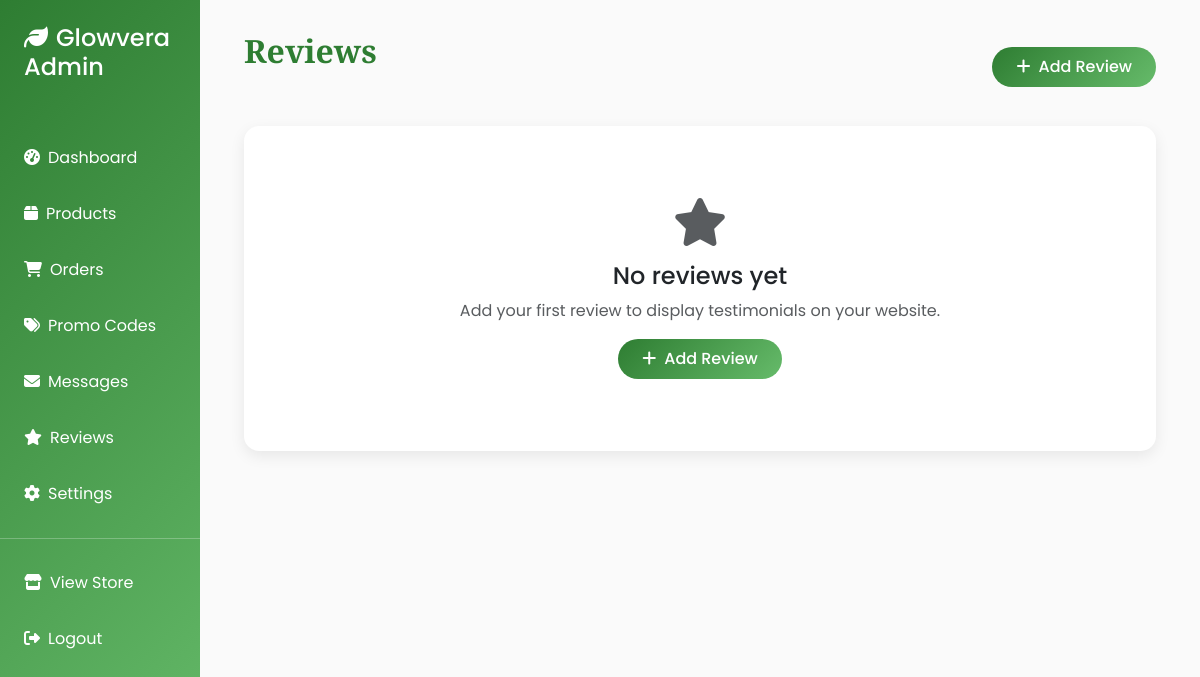
The app's page /admin/reviews (signed in), older data.
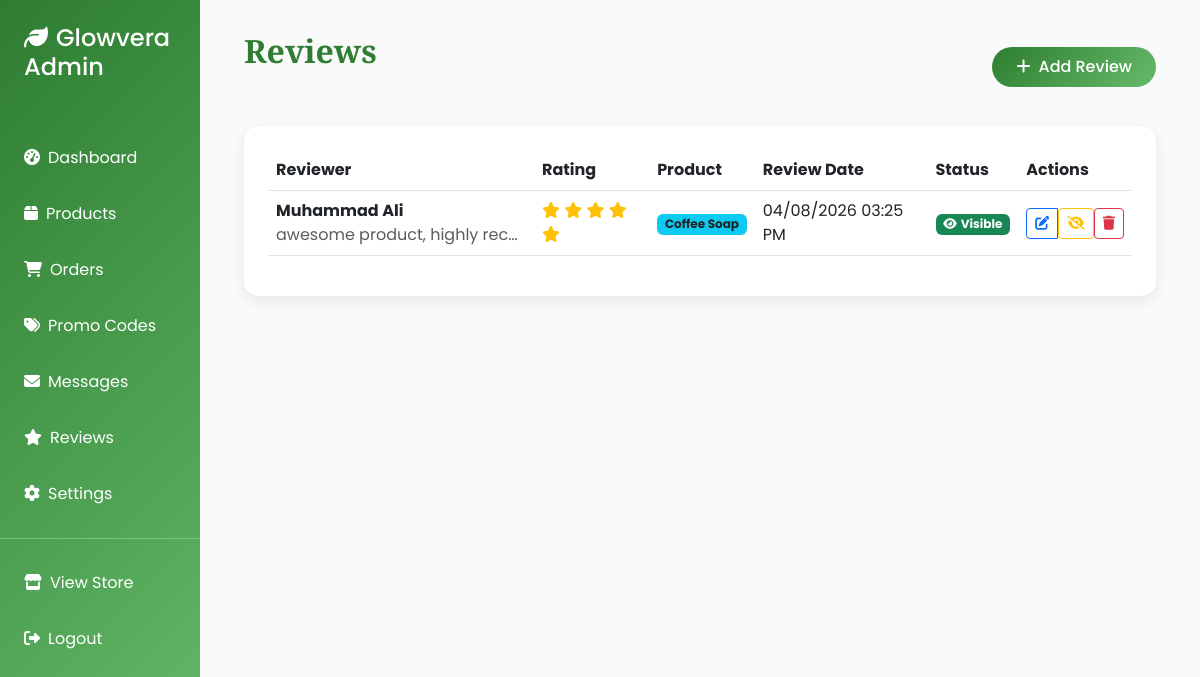
The same page, newer data.
### app.py (models this page shows)
class Review(db.Model):
    id = db.Column(db.Integer, primary_key=True)
    reviewer_name = db.Column(db.String(100), nullable=False)
    rating = db.Column(db.Integer, nullable=False)  # 1-5 stars
    review_text = db.Column(db.Text, nullable=False)
    review_date = db.Column(db.DateTime, nullable=False)  # Manually set by admin
    product_id = db.Column(db.Integer, db.ForeignKey('product.id'), nullable=True)  # Optional product link
    is_visible = db.Column(db.Boolean, default=True)
    created_at = db.Column(db.DateTime, default=datetime.utcnow)
    product = db.relationship('Product', backref='reviews')

class Product(db.Model):
    id = db.Column(db.Integer, primary_key=True)
    name = db.Column(db.String(100), nullable=False)
    description = db.Column(db.Text, nullable=False)
    price = db.Column(db.Float, nullable=False)
    image_url = db.Column(db.String(200))
    category = db.Column(db.String(50), nullable=False)
    stock_quantity = db.Column(db.Integer, default=0)
    ingredients = db.Column(db.Text)
    weight_grams = db.Column(db.Integer)
    is_featured = db.Column(db.Boolean, default=False)
    created_at = db.Column(db.DateTime, default=datetime.utcnow)

### app.py (the view)
@app.route('/admin/reviews')
@admin_required
def admin_reviews():
    reviews = Review.query.order_by(Review.review_date.desc()).all()
    return render_template('admin_reviews.html', reviews=reviews)

### app.py (called while the page is built)
@app.context_processor
def utility_processor():
    def format_price(price):
        if not price:
            price = 0
        symbol = NATIVE_CURRENCY['symbol']
        return f"{symbol} {int(price):,}"
    return dict(format_price=format_price, currency=NATIVE_CURRENCY)

@login_manager.user_loader
def load_user(user_id):
    return User.query.get(int(user_id))

def admin_required(f):
    @wraps(f)
    def decorated_function(*args, **kwargs):
        if not current_user.is_authenticated or not current_user.is_admin:
            flash('Unauthorized access. Admin privileges required.', 'error')
            return redirect(url_for('index'))
        return f(*args, **kwargs)
    return decorated_function

@app.after_request
def add_security_headers(response):
    response.headers['X-Content-Type-Options'] = 'nosniff'
    response.headers['X-Frame-Options'] = 'SAMEORIGIN'
    response.headers['X-XSS-Protection'] = '1; mode=block'
    if not app.debug:
        response.headers['Strict-Transport-Security'] = 'max-age=31536000; includeSubDomains'
    return response

### templates/admin_reviews.html (shortened to what this page needs)
{% extends 'admin_base.html' %}
{% block admin_content %}
<div class="d-flex justify-content-between align-items-center mb-4">
    <h1 class="admin-title">Reviews</h1>
    <a href="{{ url_for('admin_add_review') }}" class="btn btn-primary">
        <i class="fas fa-plus me-2"></i>Add Review
    </a>
</div>
<div class="table-card">
    {% if reviews %}
    <div class="table-responsive">
        <table class="table table-hover align-middle">
            <thead>
                <tr>
                    <th>Reviewer</th>
                    <th>Rating</th>
                    <th>Product</th>
                    <th>Review Date</th>
                    <th>Status</th>
                    <th>Actions</th>
                </tr>
            </thead>
            <tbody>
                {% for review in reviews %}
                <tr>
                    <td>
                        <strong>{{ review.reviewer_name }}</strong>
                        <div class="text-muted text-truncate" style="max-width: 250px;">{{ review.review_text }}</div>
                    </td>
                    <td>
                        <div class="text-warning">
                            {% for i in range(review.rating) %}
                            <i class="fas fa-star"></i>
                            {% endfor %}
                        </div>
                    </td>
                    <td>
                        {% if review.product %}
                            <span class="badge bg-info text-dark">{{ review.product.name }}</span>
                        {% else %}
                            <span class="text-muted">General</span>
                        {% endif %}
                    </td>
                    <td>{{ review.review_date.strftime('%m/%d/%Y %I:%M %p') }}</td>
                    <td>
                        {% if review.is_visible %}
                            <span class="badge bg-success"><i class="fas fa-eye me-1"></i>Visible</span>
                        {% else %}
                            <span class="badge bg-secondary"><i class="fas fa-eye-slash me-1"></i>Hidden</span>
                        {% endif %}
                    </td>
                    <td>
                        <div class="btn-group" role="group">
                            <a href="{{ url_for('admin_edit_review', review_id=review.id) }}" class="btn btn-sm btn-outline-primary" title="Edit">
                                <i class="fas fa-edit"></i>
                            </a>
                            <form method="POST" action="{{ url_for('admin_toggle_review', review_id=review.id) }}" class="d-inline">
                                <button type="submit" class="btn btn-sm {{ 'btn-outline-warning' if review.is_visible else 'btn-outline-success' }}"
                                        title="{{ 'Hide' if review.is_visible else 'Show' }}">
                                    <i class="fas {{ 'fa-eye-slash' if review.is_visible else 'fa-eye' }}"></i>
                                </button>
                            </form>
                            <form method="POST" action="{{ url_for('admin_delete_review', review_id=review.id) }}" class="d-inline"
                                  onsubmit="return confirm('Are you sure you want to delete this review?')">
                                <button type="submit" class="btn btn-sm btn-outline-danger" title="Delete">
                                    <i class="fas fa-trash"></i>
                                </button>
                            </form>
                        </div>
                    </td>
                </tr>
                {% endfor %}
            </tbody>
        </table>
    </div>
    {% else %}
    <div class="text-center py-5">
        <i class="fas fa-star fa-3x text-muted mb-3"></i>
        <h4>No reviews yet</h4>
        <p class="text-muted">Add your first review to display testimonials on your website.</p>
        <a href="{{ url_for('admin_add_review') }}" class="btn btn-primary">
            <i class="fas fa-plus me-2"></i>Add Review
        </a>
    </div>
    {% endif %}
</div>
{% endblock %}

Row changes from the older to the newer data that the page shows:
added Review: reviewer_name "Muhammad Ali", review_text "awesome product, highly rec…", rating 5 (drawn), product.name "Coffee Soap", review_date "04/08/2026 03:25 PM", is_visible True (drawn)
Text that changed along with them:
text no longer shown: "No reviews yet Add your first review to display testimonials on your website. Add Review"
text now shown: "Reviewer Rating Product Review Date Status Actions"
